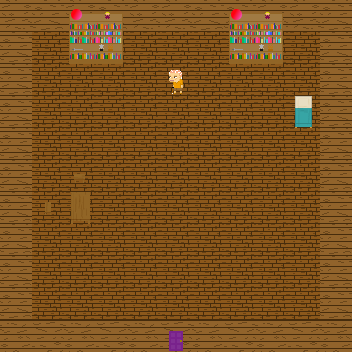

The image is a tile-based game level rendered from a .tmx file. Its description and source (layers, tilesets, objects; grid data summarised) follow:
An orthogonal 11x11 tile map with 32x32 px tiles, 7 tile layers (floor, walls, doors, details2, ...), 2 tilesets and 3 objects (to Prototown).

<map version="1.0" orientation="orthogonal" width="11" height="11" tilewidth="32" tileheight="32">
 <properties>
  <property name="AmbientLight" value="1" />
  <property name="LightColor" value="0,0,0,0" />
  <property name="StartX" value="9" />
  <property name="StartY" value="6" />
  <property name="TileHeight" value="32" />
  <property name="TileWidth" value="32" />
 </properties>
 <tileset firstgid="1" name="npcSheet" tilewidth="32" tileheight="32" spacing="2">
  <image source="npcSheet.png" width="203" height="101" />
 </tileset>
 <tileset firstgid="19" name="Inside" tilewidth="32" tileheight="32" spacing="2">
  <image source="Inside.png" width="237" height="169" />
 </tileset>
 <layer name="floor" width="11" height="11">
  <data>[121 cells, 121 non-empty, 1 distinct tile ids]</data>
 </layer>
 <layer name="walls" width="11" height="11">
  <properties>
   <property name="collide" value="true" />
  </properties>
  <data>[121 cells, 40 non-empty, 4 distinct tile ids]</data>
 </layer>
 <layer name="doors" width="11" height="11">
  <data>[121 cells, 2 non-empty, 2 distinct tile ids]</data>
 </layer>
 <layer name="details2" width="11" height="11">
  <data>[121 cells, 2 non-empty, 2 distinct tile ids]</data>
 </layer>
 <layer name="details" width="11" height="11">
  <properties>
   <property name="collide" value="true" />
  </properties>
  <data>[121 cells, 10 non-empty, 6 distinct tile ids]</data>
 </layer>
 <layer name="Characters" width="11" height="11">
  <data>[121 cells, 0 non-empty, 0 distinct tile ids]</data>
 </layer>
 <layer name="Lights" width="11" height="11">
  <data>[121 cells, 0 non-empty, 0 distinct tile ids]</data>
 </layer>
 <objectgroup name="Objects" width="11" height="11">
  <object name="to Prototown" x="152" y="304" width="48" height="48">
   <properties>
    <property name="change_map" value="data/prototown.tmx, 28, 15" />
    <property name="interaction_type" value="player" />
    <property name="type" value="Interaction" />
   </properties>
  </object>
  <object x="152" y="64" width="48" height="48">
   <properties>
    <property name="display_text" value="If you go to the north of town you will find a dungeon. Inside is the manifestation of a child's fear. If you haven't talked to the child you should." />
    <property name="interaction_type" value="player" />
    <property name="type" value="Interaction" />
   </properties>
  </object>
  <object x="-80" y="-80" width="520" height="520">
   <properties>
    <property name="LightColor" value="1,1,1,1" />
    <property name="type" value="MapLight" />
   </properties>
   <ellipse />
  </object>
 </objectgroup>
</map>
